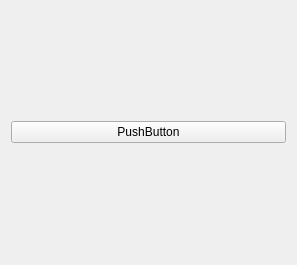
<?xml version="1.0" encoding="UTF-8"?>
<ui version="4.0">
 <class>Widget</class>
 <widget class="QWidget" name="Widget">
  <property name="geometry">
   <rect>
    <x>0</x>
    <y>0</y>
    <width>297</width>
    <height>265</height>
   </rect>
  </property>
  <property name="windowTitle">
   <string>Widget</string>
  </property>
  <layout class="QHBoxLayout" name="horizontalLayout">
   <item>
    <widget class="QPushButton" name="pushButton">
     <property name="text">
      <string>PushButton</string>
     </property>
    </widget>
   </item>
  </layout>
 </widget>
 <resources/>
 <connections/>
</ui>
